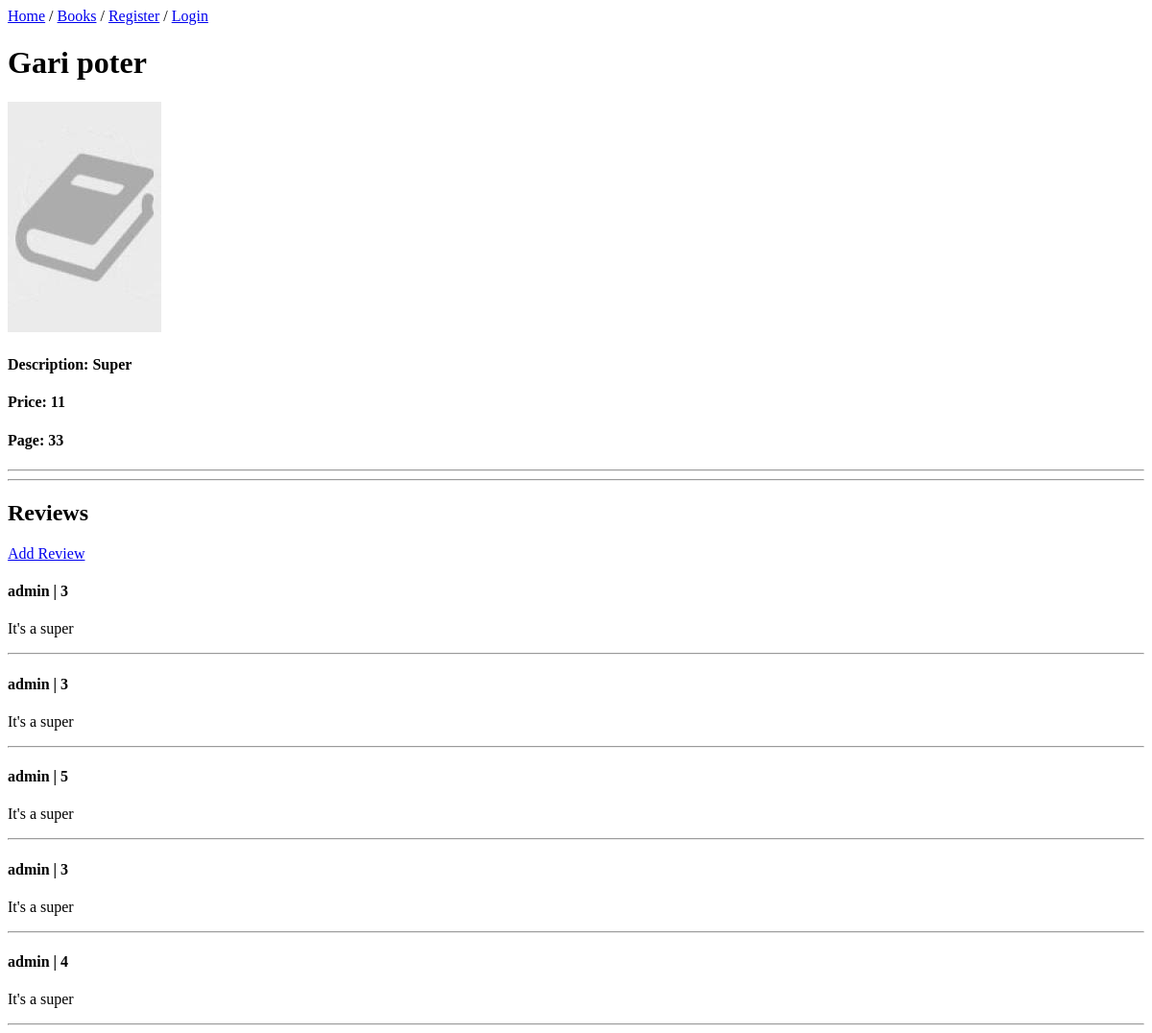
/products/deatail/2, run on an earlier commit of the app's database.
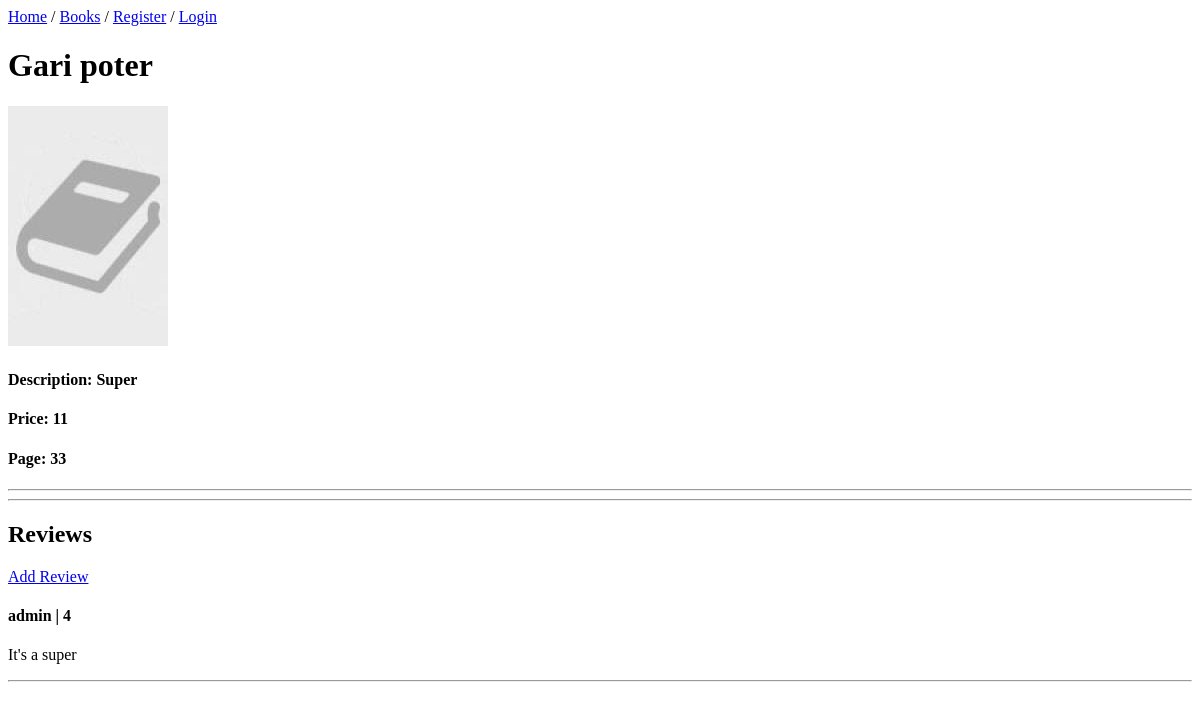
And on a later commit of the database.
### products/models.py (models this page shows, shortened)
class Book(models.Model):
    title=models.CharField(max_length=100)
    price=models.IntegerField()
    description=models.TextField()
    image=models.ImageField(upload_to='books/',default='default_images/book_image.png', blank=True,null=True)
    category=models.ForeignKey(CategoryBook,on_delete=models.CASCADE)
    page=models.IntegerField()
    book_lang=models.ForeignKey(LanguageBook, on_delete=models.DO_NOTHING)
    created_at=models.DateField(auto_now_add=True)
    updated_at=models.DateField(auto_now=True)
    class Meta:
        db_table = 'book'

class Review(models.Model):
    comment=models.CharField(max_length=100)
    rating=models.IntegerField(
        default=0,
        validators=[
            MaxValueValidator(5),
            MinValueValidator(0)
        ]
    )
    book=models.ForeignKey(Book,on_delete=models.CASCADE)
    user=models.ForeignKey(CustomUser,on_delete=models.CASCADE)
    class Meta:
        db_table ='review'

### users/models.py (models this page shows, shortened)
class CustomUser(AbstractUser):
    image=models.ImageField(upload_to='users_images/',blank=True,null=True,default='default_images/user_image.png')
    class Meta:
        db_table = 'customuser'

### products/views.py (the view)
# urls.py: path('deatail/<int:pk>',BookDetailView.as_view(),name='book_detail'),
class BookDetailView(DetailView):
    model = Book
    template_name = 'book/book_detail.html'
    def get(self, request, pk):
        book = Book.objects.get(pk=pk)
        reviews = Review.objects.filter(book=pk)
        context = {
            'book': book,
            'reviews': reviews
        }
        return render(request, 'book/book_detail.html', context=context)

### templates/book/book_detail.html (shortened to what this page needs)
{% extends "base.html" %}
{% block content %}
        <h1>{{ book.title }}</h1>
    <img src="{{ book.image.url }}" alt="its">
    <h4>Description: {{book.description}}</h4>
    <h4>Price: {{book.price}}</h4>
    <h4>Page: {{book.page}}</h4>
    <hr><hr>
    <h2>Reviews</h2>
    <a href="{% url 'products:add_review' book.pk %}" >Add Review</a>
    {% for review in reviews %}
        <h4>{{ review.user.username }} | {{ review.rating }}</h4>
        <p>{{ review.comment }}</p>
        <hr>
    {% endfor %}
{% endblock content %}

### templates/base.html (shortened to what this page needs)
<!DOCTYPE html>
<html lang="en">
<head>
</head>
<body>
    <a href="{% url 'home:landing_page' %}">Home</a> /
    <a href="{% url 'products:book_list' %}">Books</a> /
    <a href="{% url 'users:register' %}">Register</a> /
    {% if request.user.is_authenticated %}
        <a href="{% url 'users:profile' %}">Profile</a>/
        <a href="{% url 'users:logout' %}">Logout</a>
    {% else %}
        <a href="{% url 'users:login' %}">Login</a>
    {% endif %}
    {% block content %} {% endblock content %}
</body>
</html>

What changed in the data, as far as the page shows it:
removed Review: user.username "admin", rating "3", comment "It's a super"
removed Review: user.username "admin", rating "3", comment "It's a super"
removed Review: user.username "admin", rating "5", comment "It's a super"
removed Review: user.username "admin", rating "3", comment "It's a super"
